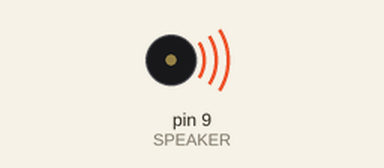
Simulated run of this sketch. Board: Arduino Uno, built with avr-gcc and run on an emulated ATmega328P. On the bench: buzzer (waves = sounding).

Above: at 0.12 s.
At 4.3 s:
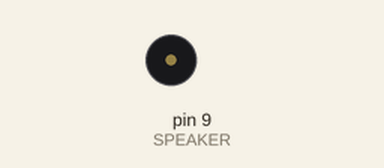
Timing chart, 0 to 6.5 s (numbered marks = the images above):
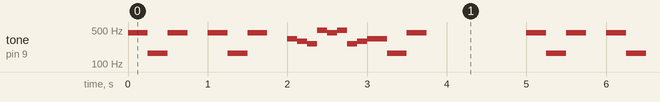

The sketch:

code3.1.ino
```cpp
//define frequency of different note

#define NOTE_E3  165
#define NOTE_C4  262
#define NOTE_D4  294
#define NOTE_E4  330
#define NOTE_A4  440
#define NOTE_B4  494

//making pin 9 constant for SPEAKER.

const int SPEAKER=9;

//notes Array

int notes[ ] = {
                 NOTE_A4, NOTE_E3, NOTE_A4, 0,
                 NOTE_A4, NOTE_E3, NOTE_A4, 0,
                 NOTE_E4, NOTE_D4, NOTE_C4, NOTE_B4,
                 NOTE_A4, NOTE_B4, NOTE_C4, NOTE_D4,
                 NOTE_E4, NOTE_E3, NOTE_A4, 0
               };

//The Duration of each note (in ms)
int times[] = {
               250, 250, 250, 250,
               250, 250, 250, 250,
               125, 125, 125, 125,
               125, 125, 125, 125,
               250, 250, 250, 250
              };


void setup()
{

}

void loop()
{
 //Play each note for the right duration

 for (int i = 0; i < 20; i++)
 {
  tone(SPEAKER, notes[i], times[i]);
  delay(times[i]);
 }
 delay(1000);
}
```
